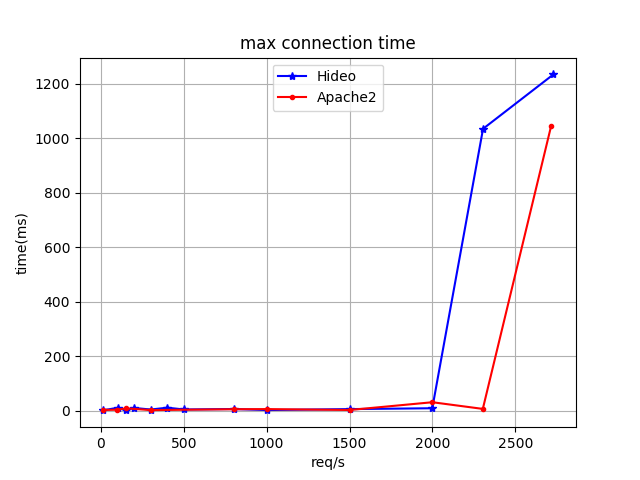

Reproduce this figure in Python.
import numpy as np
import matplotlib.pyplot as plt

from matplotlib.ticker import NullFormatter  # useful for `logit` scale

# values of hideo's perfomance test

testo_ascissa = "req/s"
testo_ordinata = "time(ms)"
#in x-axis a show req/s

# linear
plt.xlabel(testo_ascissa)
plt.ylabel(testo_ordinata)

x_hideo_20 = np.array([11.1, 100.9, 150.9, 200.9, 300.7, 400.6, 500.7, 800.6, 1000.3, 1500.5, 1999.1, 2305.3, 2730.0])
y_hideo_max = np.array([0.5, 10.2,   1.7,   9.5,   3.7,   10.5,   3.9,  5.6,    1.8,   5.3,    8.4,    1035,   1234.8])

x_apache = np.array([10.1, 100.1, 151.0, 300.7, 800.5, 1000.6, 1500.4, 2000,  2303.9, 2716.4])
y_apache_max = np.array([2.1, 3.0, 8.2,   1.6,   4.8,   5.3,    2.0,   30.5,  6.0,    1046.4])

plt.plot(x_hideo_20, y_hideo_max, color = 'blue', marker = '*', label='Hideo')
plt.plot(x_apache, y_apache_max, color = 'red', marker = '.', label='Apache2')

plt.title('max connection time')

plt.legend(loc=9)
plt.grid()

plt.savefig('test_max.png')
plt.show()
